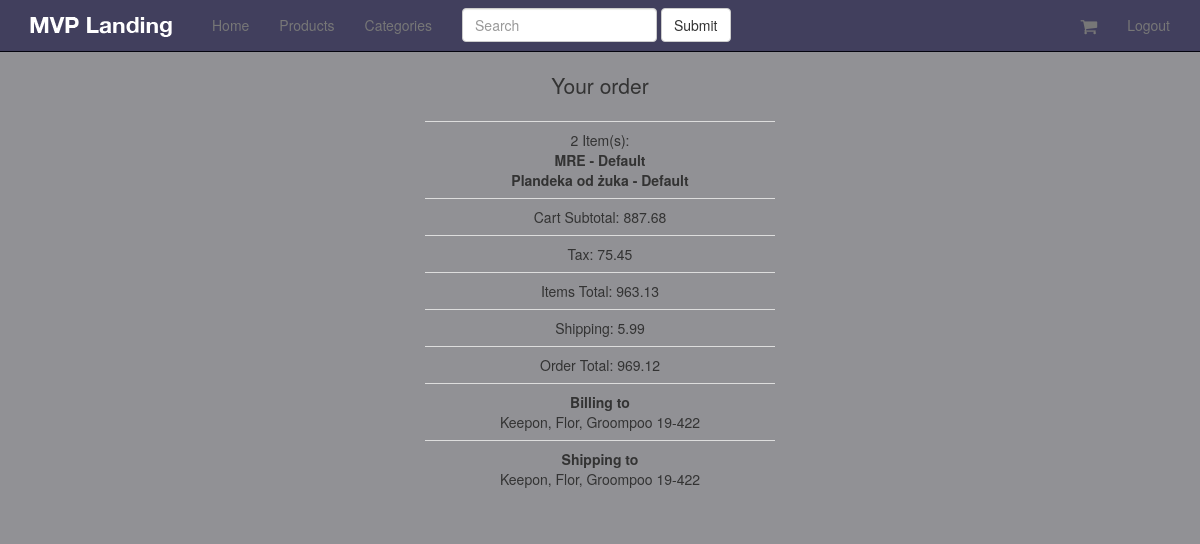
The app's page /orders/12/ (signed in) with its own data.
### orders/models.py (models this page shows, shortened)
class Order (models.Model):
    status = models.CharField(choices=ORDER_STATUS_CHOICES, max_length=120, default="created")
    cart = models.ForeignKey(Cart)
    user = models.ForeignKey(UserCheckout, null=True)
    billing_address = models.ForeignKey(UserAddress, related_name="billing_address", null=True)
    shipping_address = models.ForeignKey(UserAddress, related_name="shipping_address", null=True)
    shipping_total_price = models.DecimalField(max_digits=30, default=5.99, decimal_places=2)
    order_total = models.DecimalField(max_digits=30, default=0.00, decimal_places=2)
    order_id = models.CharField(max_length=20, blank=True, null=True)

class UserAddress(models.Model):
    user = models.ForeignKey(UserCheckout)
    type = models.CharField(max_length=120, choices=ADDRESS_TYPE)
    street = models.CharField(max_length=120)
    city = models.CharField(max_length=120)
    state = models.CharField(max_length=120)
    zipcode = models.CharField(max_length=120)
    def get_address(self):
        return "%s, %s, %s %s" % (self.street, self.city,
                                  self.state, self.zipcode)

### carts/models.py (models this page shows, shortened)
class Cart(models.Model):
    user = models.ForeignKey(settings.AUTH_USER_MODEL, blank=True, null=True)
    items = models.ManyToManyField(Variation, through=CartItem)
    timestamp = models.DateTimeField(auto_now_add=True, auto_now=False)
    updated = models.DateTimeField(auto_now_add=False, auto_now=True)
    tax_percentage = models.DecimalField(max_digits=5, decimal_places=5, default=0.085)
    subtotal = models.DecimalField(max_digits=30, decimal_places=2, default=0.00)
    tax_total = models.DecimalField(max_digits=30, decimal_places=2, default=0.00)
    total = models.DecimalField(max_digits=30, decimal_places=2, default=0.00)

class CartItem(models.Model):  # as intermediate model
    cart = models.ForeignKey("Cart")
    item = models.ForeignKey(Variation)
    quantity = models.PositiveIntegerField(default=1)
    line_item_total = models.DecimalField(max_digits=15, decimal_places=2)

### products/models.py (models this page shows, shortened)
class Variation(models.Model):
    product = models.ForeignKey(Product)
    title = models.CharField(max_length=120)
    inventory_size = models.IntegerField(blank=True, null=True)  # where None == unlimited amout
    price = models.DecimalField(decimal_places=2, max_digits=15)
    sale_price = models.DecimalField(decimal_places=2, max_digits=15, blank=True, null=True)
    active = models.BooleanField(default=True)
    def get_title(self):
        return "%s - %s" % (self.product.title, self.title)

class Product(models.Model):
    title = models.CharField(max_length=120)
    description = models.TextField(blank=True, null=True)
    price = models.DecimalField(decimal_places=2, max_digits=15)
    active = models.BooleanField(default=True)
    categories = models.ManyToManyField("Category", blank=True)
    default = models.ForeignKey("Category", related_name="default_category",
                                null=True, blank=True)
    objects = ProductManager()

### orders/views.py (the view)
# urls.py: url(r'^orders/(?P<pk>\d+)/$', OrderDetailView.as_view(), name='order_detail'),
class OrderDetailView(DetailView):
    model = Order
    def dispatch(self, request, *args, **kwargs):
        user = request.user
        if user.is_authenticated(): # in case: in session is someone else, not loggeed user
            user_checkout = UserCheckout.objects.get(user=user)
        else:
            try:
                user_checkout_id = request.session.get("user_checkout_id")
                user_checkout = UserCheckout.objects.get(id=user_checkout_id)
            except:
                user_checkout = None
        obj = self.get_object()
        if user_checkout and obj.user == user_checkout:
            return super(OrderDetailView, self).dispatch(request, *args, **kwargs)
        raise Http404

### templates/orders/order_detail.html
{% extends 'base.html' %}
{% block content %}
    <div class="col-sm-4 col-sm-offset-4 text-center">
    {% include "orders/order_summary_short.html" %}
    </div>
{% endblock %}

### templates/orders/order_summary_short.html
<p class="lead">Your order</p>
<table class="table">
    <tr>
        <td>
            {{ order.cart.cartitem_set.count }}
            Item(s):<br />
            {% for item in order.cart.cartitem_set.all %}
                <b>{{ item.item.get_title }}</b><br />
            {% endfor %}
        </td>
    </tr>
    <tr><td>Cart Subtotal: {{ order.cart.subtotal }}</td></tr>
    <tr><td>Tax: {{ order.cart.tax_total }}</td></tr>
    <tr><td>Items Total: {{ order.cart.total }}</td></tr>
    <tr><td>Shipping: {{ order.shipping_total_price }}</td></tr>
    <tr><td>Order Total: {{ order.order_total }}</td></tr>
    <tr><td>
        <b>Billing to</b><br />
        {{ order.billing_address.get_address }}
    </td></tr>
    <tr><td>
        <b>Shipping to</b><br />
        {{ order.shipping_address.get_address }}
    </td></tr>
</table>

### static_in_pro/our_static/css/navbar-static-top.css (style rules this page uses)
body { min-height: 1000px; background-color: #919195; }

### records on screen
Order: cart.cartitem_set.count "2", cart.subtotal "887.68", cart.tax_total "75.45", cart.total "963.13", shipping_total_price "5.99", order_total "969.12", billing_address.get_address "Keepon, Flor, Groompoo 19-422", shipping_address.get_address "Keepon, Flor, Groompoo 19-422"
CartItem: item.get_title "MRE - Default"
CartItem: item.get_title "Plandeka od żuka - Default"
